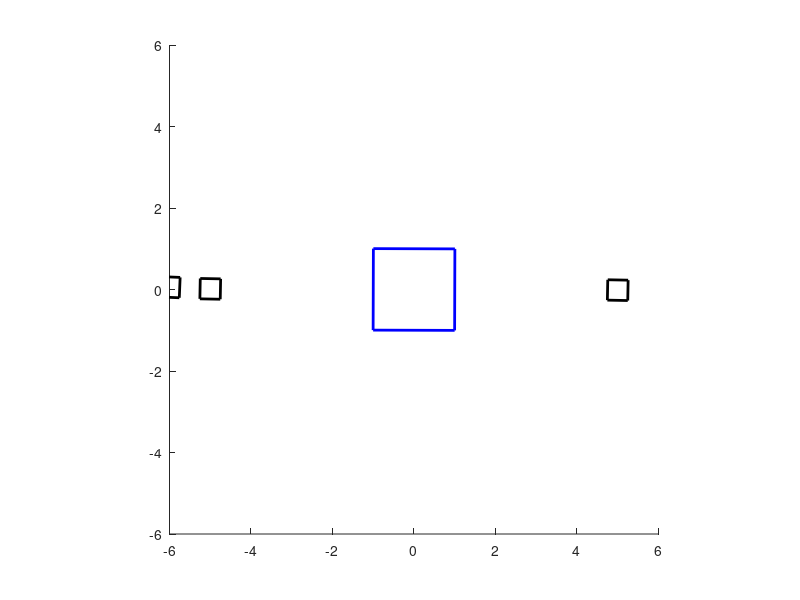

Write the MATLAB code that produced this figure.
close all;
clear all;

% 2D polygon for Earth: square of 2 by 2 units, in homogeneous coordinates.
earth = [-1 1 1 -1 -1; -1 -1 1 1 -1; 1 1 1 1 1];

% Another 2D polygon for the Moon, made by scaling the earth to 1/4 size
S = [0.25 0 0; 0 0.25 0; 0 0 1];

moon = S * earth;
moon2  = S * earth;
moon3 = S * earth;

% Set up axes for plotting our animation.
figure;
hold on;
axis equal;
axis([-6 6 -6 6]);


for a = 0:0.01:2 * pi

	% Moon will spin 5 times as fast as the Earth.
	a_moon = 5 * a;
    a_moon2 = 5 * a;
    % I AM SPEED. I AM MOON'S MOON.
    a_moon3 = 12 * a;

	% Rotation matrix for Earth.
	R_earth = [cos(a) -sin(a) 0; sin(a) cos(a) 0; 0 0 1];

	% Rotation matrix for the Moon.
	R_moon = [cos(a_moon) -sin(a_moon) 0; sin(a_moon) cos(a_moon) 0; 0 0 1];
    R_moon2 = [cos(a_moon2) -sin(a_moon2) 0; sin(a_moon2) cos(a_moon2) 0; 0 0 1];
    
	% Translation matrix to move the Moon away from Earth
    % (it orbits at a distance of 5 units).
	T_moon = [1 0 5; 0 1 0; 0 0 1];
    T_moon2 = [1 0 -5; 0 1 0; 0 0 1];
    
	% Rotate the Earth.
	p_earth = R_earth * earth;

	% Rotate the moon, then move it 5 units away from the origin.
	p_moon = T_moon * R_moon * moon;
    p_moon2 = T_moon2 * R_moon2 * moon2;
    
    T_moon3 = [1 0 -6; 0 1 0; 0 0 1];
    R_moon3 = [cos(a_moon3) -sin(a_moon3) -T_moon2(1, 1, 1)*cos(a_moon3) + T_moon2(2, 1, 1)*sin(a_moon3) + T_moon2(1, 1, 1); sin(a_moon3) cos(a_moon3) -T_moon2(1, 1, 1)*sin(a_moon3)-T_moon2(1, 2, 1)*cos(a_moon3)+T_moon2(1, 2, 1); 0 0 1];
    p_moon3 = T_moon3 * R_moon3 * moon3;

	% Place the moon in the Earth's reference frame (which is R).
	p_moon = R_earth * p_moon;
    p_moon2 = R_earth * p_moon2;
    p_moon3 = R_earth * p_moon3;

	% Draw the earth in blue and the moon in black.
    
	cla;
	plot(p_earth(1,:), p_earth(2,:), 'b', 'LineWidth', 2);
	plot(p_moon(1,:),  p_moon(2,:),  'k', 'LineWidth', 2);
    plot(p_moon2(1,:),  p_moon2(2,:),  'k', 'LineWidth', 2);
    plot(p_moon3(1,:),  p_moon3(2,:),  'k', 'LineWidth', 2);
	drawnow;

end
